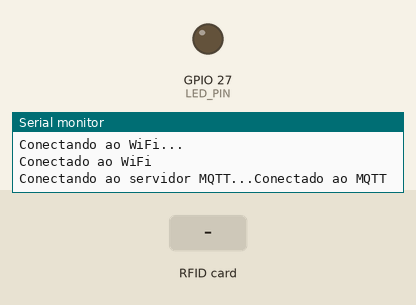
This sketch was run on a simulated ESP32. Parts: output pins drawn as LEDs (lit = HIGH), the last lines printed to the serial monitor. The test bench sets the inputs (shaded band). WiFi joins after 1.5 s; servers stay silent unless stated; no MQTT or app messages arrive unless stated.

Above: at 3.3 s.
3.4 s: RFID card 47 47 A9 9C held to the reader
At 4.1 s:
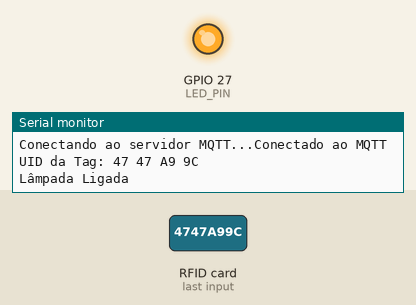
4.9 s: RFID card 5E 7A 19 C4 held to the reader
Timing chart, 0 to 7.9 s (numbered marks = the images above; inputs shaded):
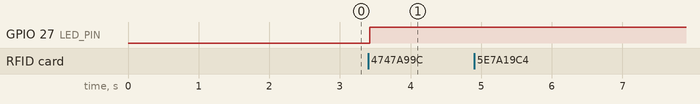

The sketch:

ESP_01.ino
```cpp
#include <WiFi.h>
#include <PubSubClient.h>
#include <SPI.h>
#include <MFRC522.h>

#define SS_PIN 5         // Pino SDA do RC522
#define RST_PIN 22       // Pino RST do RC522
#define LED_PIN 27       // Pino do LED

const char* ssid = "Cobertura";
const char* password = "Dev@!2024";
const char* mqtt_server = "10.0.0.97";

WiFiClient espClient;
PubSubClient client(espClient);
MFRC522 rfid(SS_PIN, RST_PIN);

bool lampStatus = false;
byte targetUID[4] = {0x47, 0x47, 0xA9, 0x9C};
//byte targetUID[4] = {0xD7, 0x26, 0x02, 0x33};
//47 47 A9 9C

void setup() {
  Serial.begin(115200);
  SPI.begin();
  rfid.PCD_Init();
  pinMode(LED_PIN, OUTPUT);
  digitalWrite(LED_PIN, LOW);

  WiFi.begin(ssid, password);
  while (WiFi.status() != WL_CONNECTED) {
    delay(1000);
    Serial.println("Conectando ao WiFi...");
  }
  Serial.println("Conectado ao WiFi");

  client.setServer(mqtt_server, 1885);
  reconnect();
}

void reconnect() {
  while (!client.connected()) {
    Serial.print("Conectando ao servidor MQTT...");
    if (client.connect("ESP32_01")) {
      Serial.println("Conectado ao MQTT");
    } else {
      Serial.print("Falha, rc=");
      Serial.print(client.state());
      delay(2000);
    }
  }
}

void loop() {
  if (!client.connected()) {
    reconnect();
  }
  client.loop();

  if (rfid.PICC_IsNewCardPresent() && rfid.PICC_ReadCardSerial()) {
    bool isTargetUID = true;

    for (byte i = 0; i < 4; i++) {
      if (rfid.uid.uidByte[i] != targetUID[i]) {
        isTargetUID = false;
        break;
      }
    }

    // Imprimir o UID da tag lida na Serial
    Serial.print("UID da Tag: ");
    for (byte i = 0; i < rfid.uid.size; i++) {
      Serial.print(rfid.uid.uidByte[i], HEX);
      Serial.print(" ");
    }
    Serial.println(); // Nova linha

    if (isTargetUID) {
      lampStatus = !lampStatus;
      digitalWrite(LED_PIN, lampStatus ? HIGH : LOW);
      client.publish("led/control", lampStatus ? "toggle_led1" : "toggle_led0");
      Serial.println(lampStatus ? "Lâmpada Ligada" : "Lâmpada Desligada");
    } else {
      client.publish("led/control", "blink_led2");
      Serial.println("Comando enviado: blink_led2");
    }

    rfid.PICC_HaltA();
    delay(500);
  }
}
```

Measured:
- after the input at 3.4 s, GPIO 27 (LED_PIN): LOW → HIGH at once
